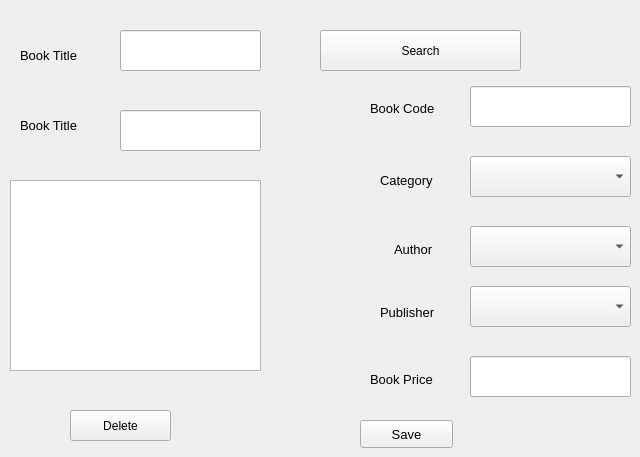
      <widget class="QWidget" name="tab_6">
       <attribute name="title">
        <string>Editi Or Delete A Book</string>
       </attribute>
       <widget class="QComboBox" name="edit_category">
        <property name="geometry">
         <rect>
          <x>470</x>
          <y>156</y>
          <width>161</width>
          <height>41</height>
         </rect>
        </property>
       </widget>
       <widget class="QLabel" name="label_9">
        <property name="geometry">
         <rect>
          <x>370</x>
          <y>93</y>
          <width>91</width>
          <height>31</height>
         </rect>
        </property>
        <property name="font">
         <font>
          <family>Segoe UI</family>
          <pointsize>10</pointsize>
         </font>
        </property>
        <property name="text">
         <string>Book Code</string>
        </property>
       </widget>
       <widget class="QComboBox" name="edit_author">
        <property name="geometry">
         <rect>
          <x>470</x>
          <y>226</y>
          <width>161</width>
          <height>41</height>
         </rect>
        </property>
       </widget>
       <widget class="QLabel" name="label_10">
        <property name="geometry">
         <rect>
          <x>20</x>
          <y>40</y>
          <width>91</width>
          <height>31</height>
         </rect>
        </property>
        <property name="font">
         <font>
          <family>Segoe UI</family>
          <pointsize>10</pointsize>
         </font>
        </property>
        <property name="text">
         <string>Book Title</string>
        </property>
       </widget>
       <widget class="QLineEdit" name="edit_price">
        <property name="geometry">
         <rect>
          <x>470</x>
          <y>356</y>
          <width>161</width>
          <height>41</height>
         </rect>
        </property>
       </widget>
       <widget class="QLabel" name="label_11">
        <property name="geometry">
         <rect>
          <x>380</x>
          <y>165</y>
          <width>81</width>
          <height>31</height>
         </rect>
        </property>
        <property name="font">
         <font>
          <family>Segoe UI</family>
          <pointsize>10</pointsize>
         </font>
        </property>
        <property name="text">
         <string>Category</string>
        </property>
       </widget>
       <widget class="QLineEdit" name="book_title_line">
        <property name="geometry">
         <rect>
          <x>120</x>
          <y>30</y>
          <width>141</width>
          <height>41</height>
         </rect>
        </property>
       </widget>
       <widget class="QLabel" name="label_12">
        <property name="geometry">
         <rect>
          <x>380</x>
          <y>297</y>
          <width>81</width>
          <height>31</height>
         </rect>
        </property>
        <property name="font">
         <font>
          <family>Segoe UI</family>
          <pointsize>10</pointsize>
         </font>
        </property>
        <property name="text">
         <string>Publisher</string>
        </property>
       </widget>
       <widget class="QComboBox" name="edit_publisher">
        <property name="geometry">
         <rect>
          <x>470</x>
          <y>286</y>
          <width>161</width>
          <height>41</height>
         </rect>
        </property>
       </widget>
       <widget class="QLabel" name="label_13">
        <property name="geometry">
         <rect>
          <x>394</x>
          <y>234</y>
          <width>71</width>
          <height>31</height>
         </rect>
        </property>
        <property name="font">
         <font>
          <family>Segoe UI</family>
          <pointsize>10</pointsize>
         </font>
        </property>
        <property name="text">
         <string>Author</string>
        </property>
       </widget>
       <widget class="QLabel" name="label_14">
        <property name="geometry">
         <rect>
          <x>370</x>
          <y>364</y>
          <width>91</width>
          <height>31</height>
         </rect>
        </property>
        <property name="font">
         <font>
          <family>Segoe UI</family>
          <pointsize>10</pointsize>
         </font>
        </property>
        <property name="text">
         <string>Book Price</string>
        </property>
       </widget>
       <widget class="QLineEdit" name="edit_code">
        <property name="geometry">
         <rect>
          <x>470</x>
          <y>86</y>
          <width>161</width>
          <height>41</height>
         </rect>
        </property>
       </widget>
       <widget class="QPushButton" name="edit_save">
        <property name="geometry">
         <rect>
          <x>360</x>
          <y>420</y>
          <width>93</width>
          <height>28</height>
         </rect>
        </property>
        <property name="font">
         <font>
          <family>Segoe UI</family>
          <pointsize>10</pointsize>
         </font>
        </property>
        <property name="text">
         <string>Save</string>
        </property>
       </widget>
       <widget class="QPushButton" name="search">
        <property name="geometry">
         <rect>
          <x>320</x>
          <y>30</y>
          <width>201</width>
          <height>41</height>
         </rect>
        </property>
        <property name="text">
         <string>Search</string>
        </property>
       </widget>
       <widget class="QLabel" name="label_15">
        <property name="geometry">
         <rect>
          <x>20</x>
          <y>110</y>
          <width>91</width>
          <height>31</height>
         </rect>
        </property>
        <property name="font">
         <font>
          <family>Segoe UI</family>
          <pointsize>10</pointsize>
         </font>
        </property>
        <property name="text">
         <string>Book Title</string>
        </property>
       </widget>
       <widget class="QLineEdit" name="book_title_line2">
        <property name="geometry">
         <rect>
          <x>120</x>
          <y>110</y>
          <width>141</width>
          <height>41</height>
         </rect>
        </property>
       </widget>
       <widget class="QPushButton" name="delete_2">
        <property name="geometry">
         <rect>
          <x>70</x>
          <y>410</y>
          <width>101</width>
          <height>31</height>
         </rect>
        </property>
        <property name="text">
         <string>Delete</string>
        </property>
       </widget>
       <widget class="QTextEdit" name="edit_description">
        <property name="geometry">
         <rect>
          <x>10</x>
          <y>180</y>
          <width>251</width>
          <height>191</height>
         </rect>
        </property>
       </widget>
      </widget>
